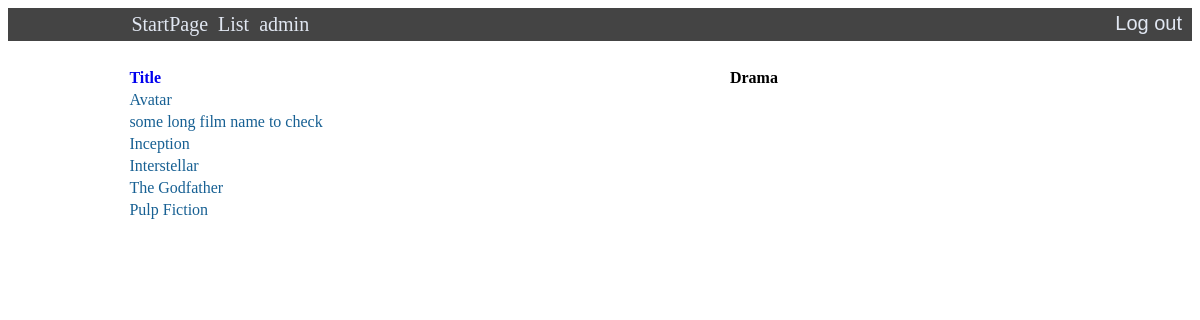
The app's page /list/admin/Drama/ with its own data.
### movies/models.py (models this page shows, shortened)
class Profile(AbstractUser):
    def rate(self, movie, genre, position):
        if genre.pk not in movie.genres.values_list('pk', flat=True):
            raise ValueError('Movie {} is not of genre {}'.format(
                movie,
                genre
            ))
        ratings = self.ratings.filter(genre=genre)
        if position > ratings.count() + 1:
            position = ratings.count()+1
        try:
            old_position = (Rating.objects
                .get(profile = self, genre =genre, movie = movie)
                .position)
        except:
            old_position = None
        with transaction.atomic():
            (
                movie.ratings
                .filter(position__gte=position)
                .update(position=F('position')+1)
            )
            if old_position:
                (
                    ratings
                    .filter(position__lte=position)
                    .filter(position__gt=old_position)
                    .update(position=F('position')-1)
                )
            rate, created = Rating.objects.update_or_create(
                profile=self,
                genre=genre,
                movie=movie,
                position=position
            )
            return rate

class Genre(models.Model):
    name = models.CharField(max_length=50, blank=False, null=False)

class Movie(models.Model):
    name = models.CharField(max_length=150, blank=False, null=False)
    year = models.IntegerField(validators=[MinValueValidator(1800)])
    country = models.ManyToManyField(
        'Country',
        related_name='movies',
        related_query_name='movie'
    )
    description = models.TextField(blank=False, null=False)
    director = models.ForeignKey('Director', related_name='movies')
    image = models.ImageField(upload_to="images/")
    actors = models.ManyToManyField(
        'Actor',
        related_name='movies',
        related_query_name='movie'
    )
    users = models.ManyToManyField(
        'Profile',
        related_name='movies',
        related_query_name='movie',
    )

### movies/views.py (the view)
def listByGenre(request, name, genre):
    user = Profile.objects.get(username = name)
    _genre = Genre.objects.get(name = genre)
    return render(request, 'movies/userGenreRating.html', {
        'genre': _genre,
        'user': user,
    })

### movies/templates/movies/userGenreRating.html (shortened to what this page needs)
{% extends 'movies/base.html' %}
{% load static %}
{% block content %}
<table class="watched-movies-table">
    <thead>
        <tr>
            <th class="table-header-name">
                <a class="table-link" href="{% url 'userlist' user.username %}">Title</a>
            </th>
            <th class="table-header-genre">
                {{ genre.name }}
            </th>
        </tr>
    </thead>
    <tbody class="table-entries">
        {% for movie in user.movies.all %}
            <tr class="table-movie-holder">
                <td class="table-body-name">
                   <a class="table-list-link" href="{% url 'movie' movie.pk %}">{{ movie.name }}</a>
                </td>
                <td class="table-body-genre">
                </td>
            </tr>
        {% endfor %}
    </tbody>
</table>
{% endblock %}

### movies/templates/movies/base.html (shortened to what this page needs)
{% load static %}
<link rel="stylesheet" type="text/css" href="{% static "movies/style.css" %}" />
<header class="top-menu">
    <div class="left-board"></div>
        <a class="top-menu-text"href="{% url 'index' %}">StartPage</a>
        <a class="top-menu-text" href="{% url 'list' %}">List</a>
    {% if user.is_authenticated %}
            <a class="top-menu-text" href="{% url 'cabinet' user.username %}">
                {{ user.username }}
            </a>
            <form action="/logout", method="post">
                <input class="button-logout" type="submit" name="logout" value="Log out" id="logout_user">
            </form>
    {% endif %}
    <div class="right-board"></div>
</header>
<div class="site-main-body">
    {% block content %}
    {% endblock %}
</div>

### movies/static/movies/style.css (style rules this page uses)
.site-main-body { height: 100%; margin-left: 10%; margin-right: 10%; margin-top: 25px; }
.left-board { height: 100%; width: 10%; float: left; }
.right-board { height: 100%; width: 10%; float: right; }
.top-menu { background-color: #444; width: 100%; margin: 0px; padding: 0px; height: 33px; }
.top-menu-text { color: #e1e7f2; text-decoration: none; font-size: 20px; display: block; padding: 5px; float: left; }
.button-logout { background-color: #444; color: #e1e7f2; border-width: 0px; font-size: 20px; padding: 4px 10px 4px 10px; float:right; }
.watched-movies-table { width: 80%; }
.table-header-name { color: #333333; text-align: left; font-weight: bold; }
.table-list-link { color: #176093; font-weight: normal; text-decoration: none; }
.table-header-genre { text-align: left; }
.table-body-name { color: #176093; font-weight: normal; }
.table-body-genre { text-align: left; }
.table-link { text-decoration: none; }

### records on screen
Profile: username "admin"
Genre: name "Drama"
Movie: name "Avatar"
Movie: name "some long film name to check"
Movie: name "Inception"
Movie: name "Interstellar"
Movie: name "The Godfather"
Movie: name "Pulp Fiction"
